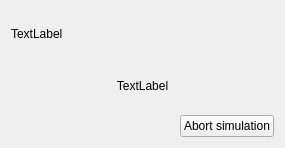
<?xml version="1.0" encoding="UTF-8"?>
<ui version="4.0">
 <class>InfoDialog</class>
 <widget class="QWidget" name="InfoDialog">
  <property name="windowModality">
   <enum>Qt::ApplicationModal</enum>
  </property>
  <property name="geometry">
   <rect>
    <x>0</x>
    <y>0</y>
    <width>285</width>
    <height>148</height>
   </rect>
  </property>
  <property name="windowTitle">
   <string>Info</string>
  </property>
  <layout class="QVBoxLayout" name="verticalLayout">
   <item>
    <widget class="QLabel" name="infoLabel">
     <property name="text">
      <string>TextLabel</string>
     </property>
    </widget>
   </item>
   <item>
    <widget class="QLabel" name="advanceLabel">
     <property name="text">
      <string>TextLabel</string>
     </property>
     <property name="alignment">
      <set>Qt::AlignCenter</set>
     </property>
    </widget>
   </item>
   <item>
    <layout class="QHBoxLayout" name="horizontalLayout">
     <item>
      <spacer name="horizontalSpacer">
       <property name="orientation">
        <enum>Qt::Horizontal</enum>
       </property>
       <property name="sizeHint" stdset="0">
        <size>
         <width>98</width>
         <height>20</height>
        </size>
       </property>
      </spacer>
     </item>
     <item>
      <widget class="QPushButton" name="abortButton">
       <property name="text">
        <string>Abort simulation</string>
       </property>
      </widget>
     </item>
    </layout>
   </item>
  </layout>
 </widget>
 <resources/>
 <connections>
  <connection>
   <sender>abortButton</sender>
   <signal>released()</signal>
   <receiver>InfoDialog</receiver>
   <slot>abortButtonReleased()</slot>
   <hints>
    <hint type="sourcelabel">
     <x>177</x>
     <y>115</y>
    </hint>
    <hint type="destinationlabel">
     <x>142</x>
     <y>73</y>
    </hint>
   </hints>
  </connection>
 </connections>
 <slots>
  <slot>abortButtonReleased()</slot>
 </slots>
</ui>
